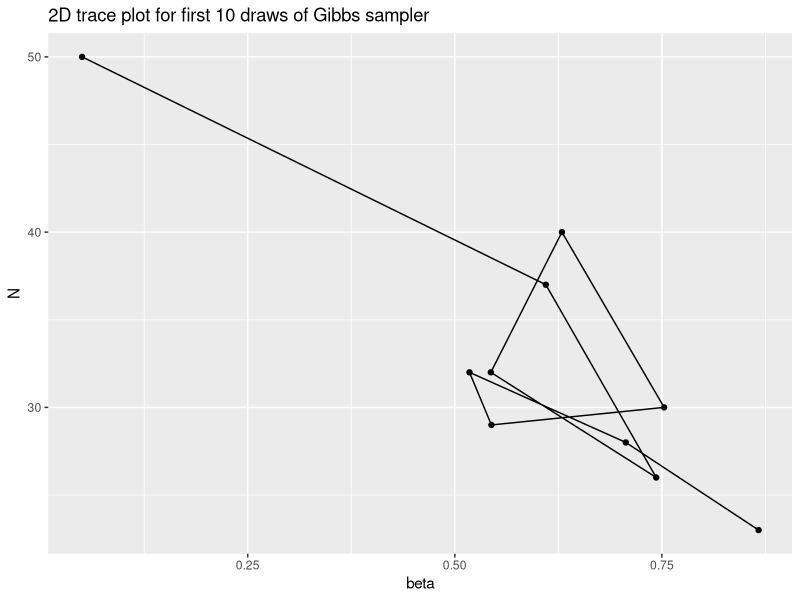

Source code (R):
library(data.table)
library(ggplot2)

beta = 0.05
N = 50
lambda = 25
y = 20
for(i in 2:100010) {
  N[i] = rpois(1, lambda*(1 - beta[i-1])) + y
  beta[i] = rbeta(1, y + 1, N[i] - y + 1)
}
data <- data.table(N = N, beta = beta)
ggplot(data[1:10,], aes(x = beta, y = N)) + geom_point() + geom_path() + labs(title = "2D trace plot for first 10 draws of Gibbs sampler")

#Throw out burn-ins
N = N[11:100010]
beta = beta[11:100010]

#90% credible interval for beta
beta = sort(beta)
c(beta[5000], beta[95000])

#P(N = 20 | y)
mean(N == 20)
